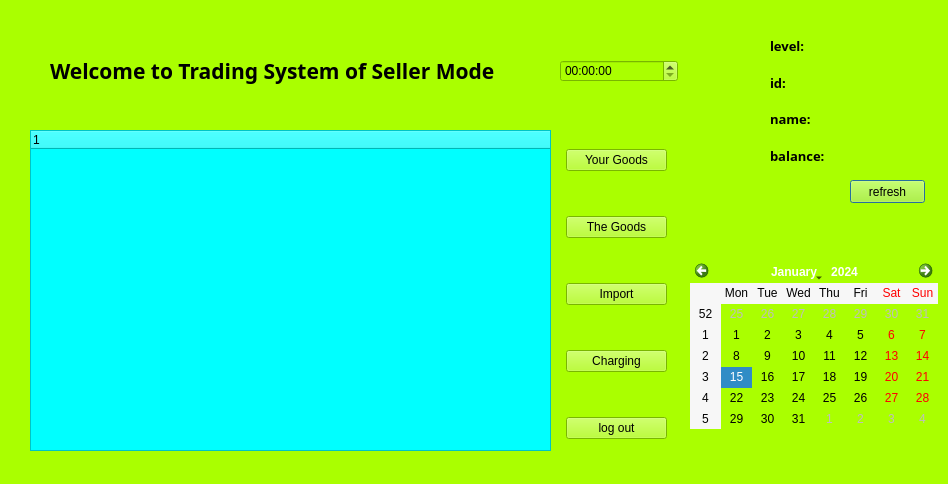
<?xml version="1.0" encoding="UTF-8"?>
<ui version="4.0">
 <class>SellerScreen</class>
 <widget class="QDialog" name="SellerScreen">
  <property name="geometry">
   <rect>
    <x>0</x>
    <y>0</y>
    <width>948</width>
    <height>484</height>
   </rect>
  </property>
  <property name="windowTitle">
   <string>Dialog</string>
  </property>
  <property name="styleSheet">
   <string notr="true">background-color: rgb(170, 255, 0);</string>
  </property>
  <widget class="QTreeWidget" name="treeWidget">
   <property name="geometry">
    <rect>
     <x>30</x>
     <y>130</y>
     <width>521</width>
     <height>321</height>
    </rect>
   </property>
   <property name="styleSheet">
    <string notr="true">background-color: rgb(0, 255, 255);</string>
   </property>
  </widget>
  <widget class="QPushButton" name="account">
   <property name="geometry">
    <rect>
     <x>850</x>
     <y>180</y>
     <width>75</width>
     <height>23</height>
    </rect>
   </property>
   <property name="text">
    <string>refresh</string>
   </property>
  </widget>
  <widget class="QWidget" name="layoutWidget">
   <property name="geometry">
    <rect>
     <x>770</x>
     <y>30</y>
     <width>171</width>
     <height>141</height>
    </rect>
   </property>
   <layout class="QVBoxLayout" name="verticalLayout">
    <item>
     <layout class="QHBoxLayout" name="horizontalLayout">
      <item>
       <widget class="QLabel" name="label">
        <property name="font">
         <font>
          <family>Agency FB</family>
          <pointsize>10</pointsize>
          <weight>75</weight>
          <bold>true</bold>
         </font>
        </property>
        <property name="text">
         <string>level:</string>
        </property>
       </widget>
      </item>
      <item>
       <widget class="QLabel" name="level">
        <property name="font">
         <font>
          <family>Agency FB</family>
          <pointsize>10</pointsize>
          <weight>75</weight>
          <bold>true</bold>
         </font>
        </property>
        <property name="text">
         <string/>
        </property>
       </widget>
      </item>
     </layout>
    </item>
    <item>
     <layout class="QHBoxLayout" name="horizontalLayout_2">
      <item>
       <widget class="QLabel" name="label_2">
        <property name="font">
         <font>
          <family>Agency FB</family>
          <pointsize>10</pointsize>
          <weight>75</weight>
          <bold>true</bold>
         </font>
        </property>
        <property name="text">
         <string>id:</string>
        </property>
       </widget>
      </item>
      <item>
       <widget class="QLabel" name="id">
        <property name="font">
         <font>
          <family>Agency FB</family>
          <pointsize>10</pointsize>
          <weight>75</weight>
          <bold>true</bold>
         </font>
        </property>
        <property name="text">
         <string/>
        </property>
       </widget>
      </item>
     </layout>
    </item>
    <item>
     <layout class="QHBoxLayout" name="horizontalLayout_3">
      <item>
       <widget class="QLabel" name="label_3">
        <property name="font">
         <font>
          <family>Agency FB</family>
          <pointsize>10</pointsize>
          <weight>75</weight>
          <bold>true</bold>
         </font>
        </property>
        <property name="text">
         <string>name:</string>
        </property>
       </widget>
      </item>
      <item>
       <widget class="QLabel" name="name">
        <property name="font">
         <font>
          <family>Agency FB</family>
          <pointsize>10</pointsize>
          <weight>75</weight>
          <bold>true</bold>
         </font>
        </property>
        <property name="text">
         <string/>
        </property>
       </widget>
      </item>
     </layout>
    </item>
    <item>
     <layout class="QHBoxLayout" name="horizontalLayout_4">
      <item>
       <widget class="QLabel" name="label_4">
        <property name="font">
         <font>
          <family>Agency FB</family>
          <pointsize>10</pointsize>
          <weight>75</weight>
          <bold>true</bold>
         </font>
        </property>
        <property name="text">
         <string>balance:</string>
        </property>
       </widget>
      </item>
      <item>
       <widget class="QLabel" name="balance">
        <property name="font">
         <font>
          <family>Agency FB</family>
          <pointsize>10</pointsize>
          <weight>75</weight>
          <bold>true</bold>
         </font>
        </property>
        <property name="text">
         <string/>
        </property>
       </widget>
      </item>
     </layout>
    </item>
   </layout>
  </widget>
  <widget class="QLabel" name="label_5">
   <property name="geometry">
    <rect>
     <x>50</x>
     <y>40</y>
     <width>461</width>
     <height>61</height>
    </rect>
   </property>
   <property name="font">
    <font>
     <family>微软雅黑</family>
     <pointsize>16</pointsize>
     <weight>75</weight>
     <bold>true</bold>
    </font>
   </property>
   <property name="text">
    <string>Welcome to Trading System of Seller Mode</string>
   </property>
  </widget>
  <widget class="QCalendarWidget" name="calendarWidget">
   <property name="geometry">
    <rect>
     <x>690</x>
     <y>260</y>
     <width>248</width>
     <height>169</height>
    </rect>
   </property>
  </widget>
  <widget class="QTimeEdit" name="timeEdit">
   <property name="geometry">
    <rect>
     <x>560</x>
     <y>60</y>
     <width>118</width>
     <height>22</height>
    </rect>
   </property>
  </widget>
  <widget class="QWidget" name="">
   <property name="geometry">
    <rect>
     <x>566</x>
     <y>110</y>
     <width>101</width>
     <height>371</height>
    </rect>
   </property>
   <layout class="QVBoxLayout" name="verticalLayout_2">
    <item>
     <widget class="QPushButton" name="yourgoods">
      <property name="text">
       <string>Your Goods</string>
      </property>
     </widget>
    </item>
    <item>
     <widget class="QPushButton" name="Goods">
      <property name="text">
       <string>The Goods</string>
      </property>
     </widget>
    </item>
    <item>
     <widget class="QPushButton" name="Import">
      <property name="text">
       <string>Import</string>
      </property>
     </widget>
    </item>
    <item>
     <widget class="QPushButton" name="charging">
      <property name="text">
       <string>Charging</string>
      </property>
     </widget>
    </item>
    <item>
     <widget class="QPushButton" name="logout">
      <property name="text">
       <string>log out</string>
      </property>
     </widget>
    </item>
   </layout>
  </widget>
 </widget>
 <resources/>
 <connections/>
</ui>
